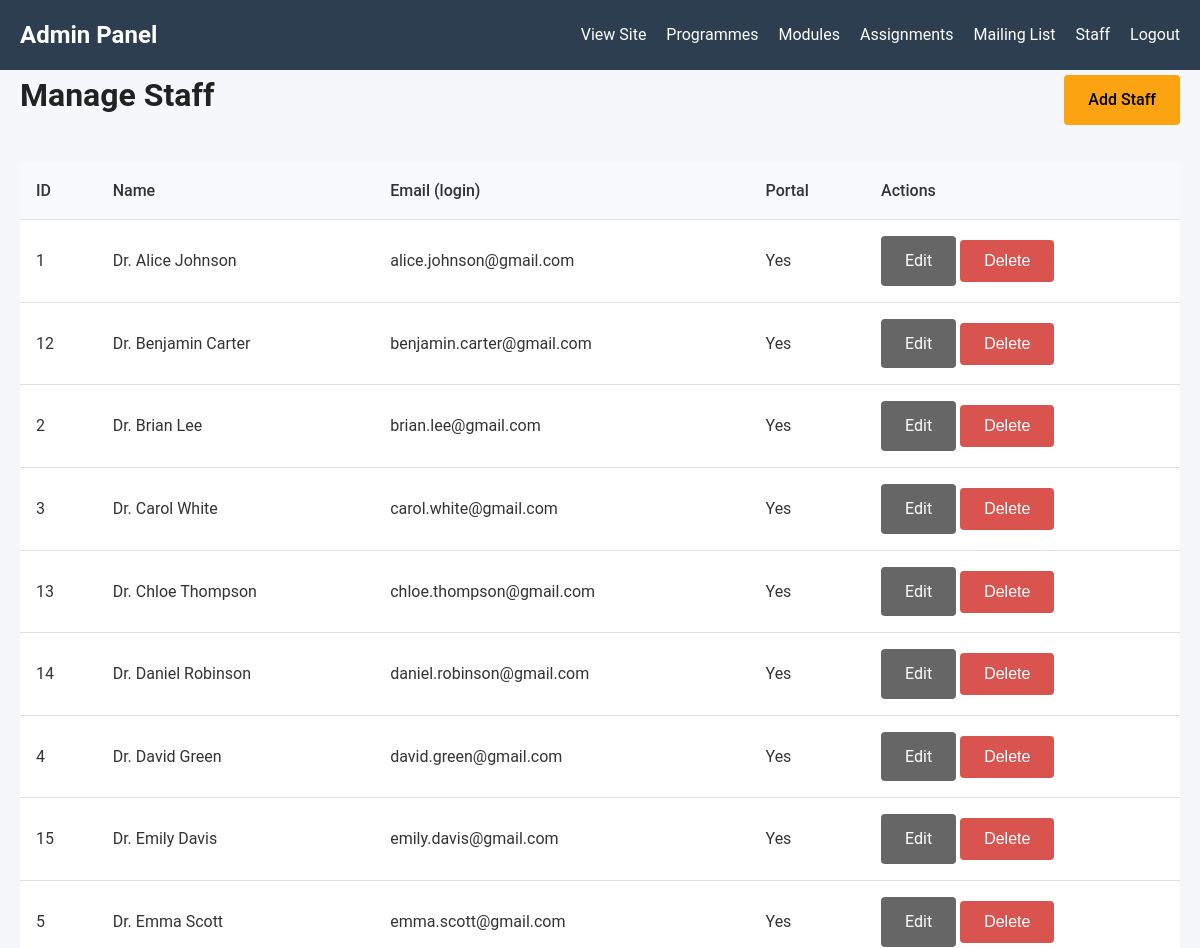
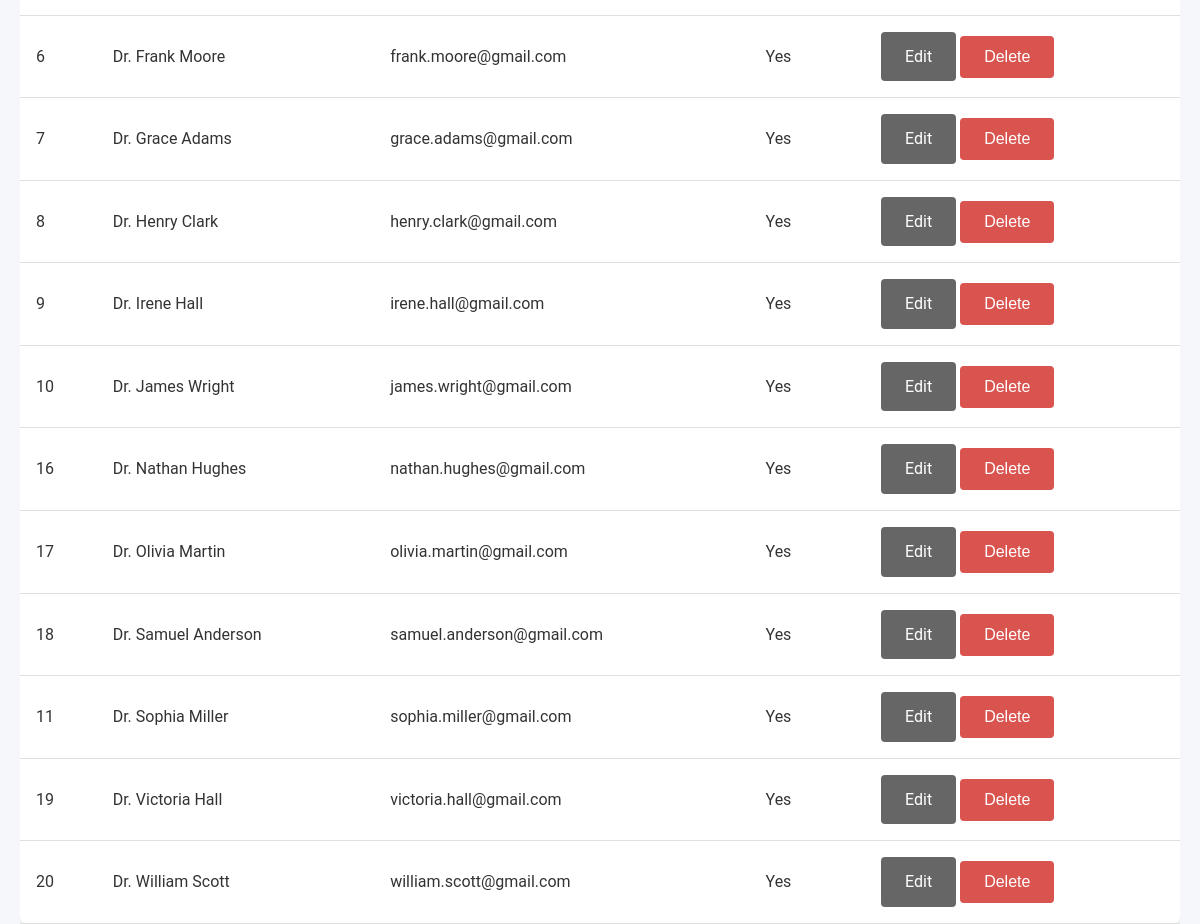
The app's page /admin/staff (signed in) with its own data (2 pictures, top to bottom).
### tables this page shows
CREATE TABLE Staff (
    StaffID INTEGER PRIMARY KEY,
    Name TEXT NOT NULL,
    Email VARCHAR(255) NULL UNIQUE,
    PasswordHash VARCHAR(255) NULL
);

### src/Core/Controller.php (called while the page is built, shortened)
<?php
class Controller
{
    protected function render(string $view, array $data = []): string
    {
        return View::render($view, $data);
    }
}

### src/Controllers/Admin/StaffController.php (called while the page is built, shortened)
<?php
class StaffController extends Controller
{
    public function index()
    {
        $staffList = Staff::all();
        return $this->render('admin/staff/index', [
            'title' => 'Manage Staff',
            'staffList' => $staffList,
        ]);
    }
}

### src/Core/Router.php (called while the page is built, shortened)
<?php
class Router
{
    private array $routes = [];
    private function addRoute(string $method, string $path, array $handler): void
    {
        $regex = preg_replace('/\{([a-zA-Z0-9_]+)\}/', '(?P<\1>[a-zA-Z0-9_-]+)', $path);
        $regex = "#^" . $regex . "$#";
        $this->routes[] = [
            'method'  => $method,
            'pattern' => $regex,
            'controller' => $handler[0],
            'action'     => $handler[1],
            'path'       => $path
        ];
    }
    public function dispatch(string $method, string $uri)
    {
        $uri = parse_url($uri, PHP_URL_PATH);
        foreach ($this->routes as $route) {
            if ($route['method'] === $method && preg_match($route['pattern'], $uri, $matches)) {
                $params = array_filter($matches, 'is_string', ARRAY_FILTER_USE_KEY);
                $controllerName = $route['controller'];
                $action = $route['action'];
                if (class_exists($controllerName)) {
                    $controller = new $controllerName();
                    if (method_exists($controller, $action)) {
                        return call_user_func_array([$controller, $action], $params);
                    }
                }
            }
        }
        throw new \Exception("Route not found: $uri");
    }
}

### public/index.php (called while the page is built, shortened)
<?php
require_once __DIR__ . '/../src/Helpers/functions.php';
$app = new \App\Core\App();
require_once __DIR__ . '/../src/Routes/admin.php';
require_once __DIR__ . '/../src/Routes/staff.php';
$app->run();

### src/Helpers/functions.php (called while the page is built, shortened)
<?php
if (!function_exists('url')) {
    function url(string $path = ''): string {
        $baseDir = dirname($_SERVER['SCRIPT_NAME']);
        $baseDir = str_replace('\\', '/', $baseDir);
        if ($baseDir === '/') {
            $baseDir = '';
        }
        $path = ltrim($path, '/');
        return $baseDir . '/' . $path;
    }
}

### src/Models/Staff.php (called while the page is built, shortened)
<?php
class Staff
{
    public static function all(): array
    {
        $db = Database::getConnection();
        return $db->query("SELECT * FROM Staff ORDER BY Name")->fetchAll(PDO::FETCH_ASSOC);
    }
}

### src/Views/admin/staff/index.php (the view, shortened to what this page needs)
<div class="admin-header">
    <h1>Manage Staff</h1>
    <a href="<?= url('/admin/staff/create') ?>" class="btn btn-primary">Add Staff</a>
</div>
<div class="table-responsive">
    <table class="admin-table">
        <thead>
            <tr>
                <th>ID</th>
                <th>Name</th>
                <th>Email (login)</th>
                <th>Portal</th>
                <th>Actions</th>
            </tr>
        </thead>
        <tbody>
            <?php foreach ($staffList as $st): ?>
                <tr>
                    <td><?= (int) $st['StaffID'] ?></td>
                    <td><?= htmlspecialchars($st['Name']) ?></td>
                    <td><?= $st['Email'] ? htmlspecialchars($st['Email']) : '—' ?></td>
                    <td><?= !empty($st['PasswordHash']) && !empty($st['Email']) ? 'Yes' : 'No' ?></td>
                    <td class="actions">
                        <a href="<?= url('/admin/staff/edit/' . $st['StaffID']) ?>" class="btn btn-sm btn-secondary">Edit</a>
                        <form action="<?= url('/admin/staff/delete/' . $st['StaffID']) ?>" method="POST" class="inline-form" onsubmit="return confirm('Delete this staff record?');">
                            <button type="submit" class="btn btn-sm btn-danger">Delete</button>
                        </form>
                    </td>
                </tr>
            <?php endforeach; ?>
        </tbody>
    </table>
</div>

### public/assets/css/app.css (style rules this page uses)
* { box-sizing: border-box; margin: 0; padding: 0; }
:root { --primary-color: #0b3d91; --secondary-color: #fca311; --text-color: #333; --bg-color: #fff; --light-bg: #f5f7fa; --danger-color: #d9534f; --success-color: #5cb85c; --border-color: #e0e0e0; }
body { font-family: 'Roboto', sans-serif; color: var(--text-color); background-color: var(--bg-color); line-height: 1.6; }
a { color: var(--primary-color); text-decoration: none; }
h1, h2, h3 { margin-bottom: 0.5rem; color: #222; }
.btn { display: inline-block; padding: 0.75rem 1.5rem; border: none; border-radius: 4px; cursor: pointer; font-size: 1rem; text-align: center; text-decoration: none; }
.btn-primary { background-color: var(--secondary-color); color: #000; font-weight: 500; }
.btn-secondary { background-color: #666; color: white; }
.btn-danger { background-color: var(--danger-color); color: white; }
.admin-body { background-color: var(--light-bg); }
.admin-header { display: flex; justify-content: space-between; align-items: center; margin-bottom: 2rem; }
.table-responsive { overflow-x: auto; }
.admin-table { width: 100%; border-collapse: collapse; background: white; box-shadow: 0 2px 4px rgba(0,0,0,0.05); border-radius: 8px; }
.admin-table th, .admin-table td { padding: 1rem; text-align: left; border-bottom: 1px solid var(--border-color); }
.admin-table th { background: #f8f9fa; font-weight: 500; }
.inline-form { display: inline; }

### records on screen
staff: StaffID "1", Name "Dr. Alice Johnson", Email "alice.johnson@gmail.com", shows "Yes"
staff: StaffID "12", Name "Dr. Benjamin Carter", Email "benjamin.carter@gmail.com", shows "Yes"
staff: StaffID "2", Name "Dr. Brian Lee", Email "brian.lee@gmail.com", shows "Yes"
staff: StaffID "3", Name "Dr. Carol White", Email "carol.white@gmail.com", shows "Yes"
staff: StaffID "13", Name "Dr. Chloe Thompson", Email "chloe.thompson@gmail.com", shows "Yes"
staff: StaffID "14", Name "Dr. Daniel Robinson", Email "daniel.robinson@gmail.com", shows "Yes"
staff: StaffID "4", Name "Dr. David Green", Email "david.green@gmail.com", shows "Yes"
staff: StaffID "15", Name "Dr. Emily Davis", Email "emily.davis@gmail.com", shows "Yes"
staff: StaffID "5", Name "Dr. Emma Scott", Email "emma.scott@gmail.com", shows "Yes"
staff: StaffID "6", Name "Dr. Frank Moore", Email "frank.moore@gmail.com", shows "Yes"
staff: StaffID "7", Name "Dr. Grace Adams", Email "grace.adams@gmail.com", shows "Yes"
staff: StaffID "8", Name "Dr. Henry Clark", Email "henry.clark@gmail.com", shows "Yes"
staff: StaffID "9", Name "Dr. Irene Hall", Email "irene.hall@gmail.com", shows "Yes"
staff: StaffID "10", Name "Dr. James Wright", Email "james.wright@gmail.com", shows "Yes"
staff: StaffID "16", Name "Dr. Nathan Hughes", Email "nathan.hughes@gmail.com", shows "Yes"
staff: StaffID "17", Name "Dr. Olivia Martin", Email "olivia.martin@gmail.com", shows "Yes"
staff: StaffID "18", Name "Dr. Samuel Anderson", Email "samuel.anderson@gmail.com", shows "Yes"
staff: StaffID "11", Name "Dr. Sophia Miller", Email "sophia.miller@gmail.com", shows "Yes"
staff: StaffID "19", Name "Dr. Victoria Hall", Email "victoria.hall@gmail.com", shows "Yes"
staff: StaffID "20", Name "Dr. William Scott", Email "william.scott@gmail.com", shows "Yes"
